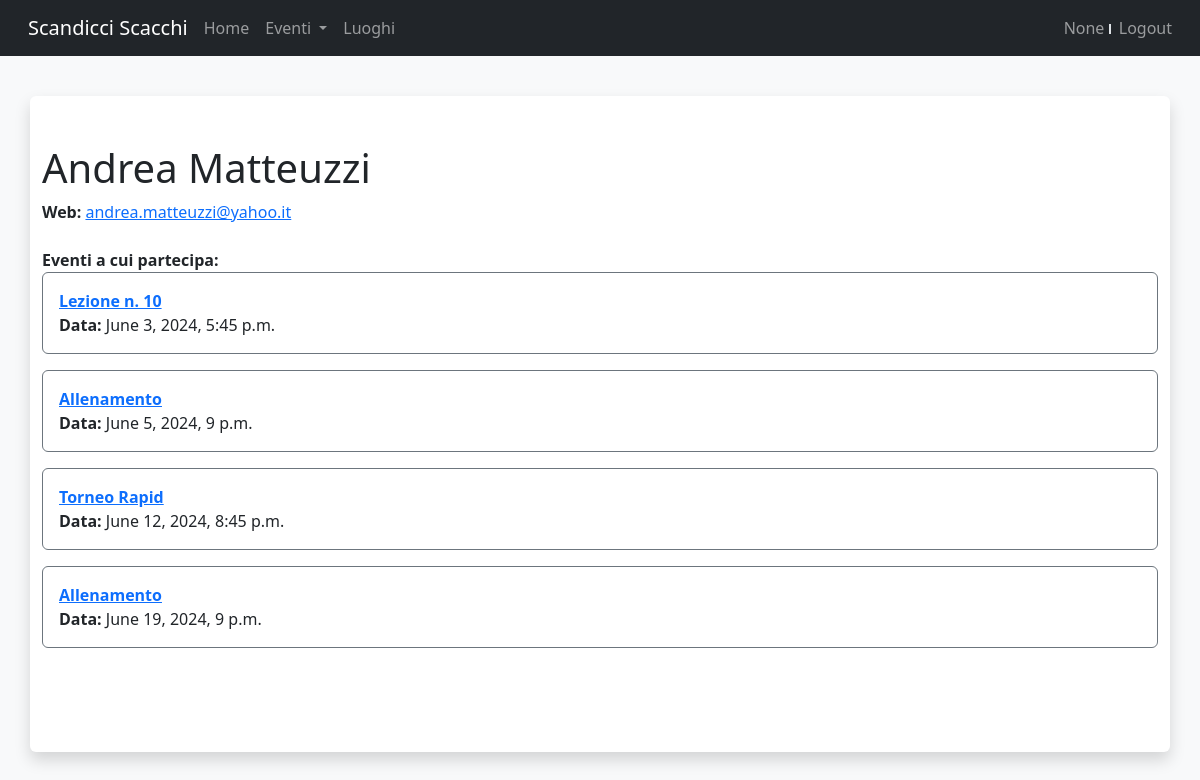
Page /user/12 on the committed database.
### pages/models.py (models this page shows, shortened)
class Event(models.Model):
    name = models.CharField(max_length=127)
    date = models.DateTimeField()
    venue = models.ForeignKey(Venue, blank=True, null=True, on_delete=models.CASCADE)
    manager = models.ForeignKey(User, blank=True, null=True, on_delete=models.SET_NULL)
    description = models.TextField(blank=True)
    attendees = models.ManyToManyField(User, related_name='attendees', blank=True)
    image = models.ImageField(upload_to='images/', blank=True, null=True)

### pages/views.py (the view)
# urls.py: path('user/<int:user_id>', views.userView, name='user'),
def userView(request, user_id):
    user = User.objects.get(pk=user_id)
    attended_events = models.Event.objects.filter(attendees=user)
    attended_events = attended_events.order_by('date')
    managed_events = models.Event.objects.filter(manager=user)
    managed_events = managed_events.order_by('date')
    return render(request,
                  'user.html',
                  {
                      'user': user,
                      'attended_events': attended_events,
                      'managed_events': managed_events,
                  })

### events_webapp/user_context.py (called while the page is built)
def usernameContext(request):
  user = request.user
  if not isinstance(user, AnonymousUser):
    username = user.username
  else:
    username = None
  return {'username': username}

### pages/templates/user.html (shortened to what this page needs)
{% extends "base.html" %}
{% block content %}
    <h1> {{user.first_name}} {{user.last_name}}</h1>
    {% if user.email %}
       <strong>Web:</strong> <a href="{{ user.email }}">{{ user.email }}</a> </br>
    {% endif %}
    {% if attended_events %}
        <strong>Eventi a cui partecipa:</strong> </br>
        {% for event in attended_events %}
            <div class="border border-secondary rounded p-3 mb-3">
                <strong><a href="{% url 'event' event.id %}"> {{ event.name }} </a> </strong> </br>
                <strong>Data:</strong> {{ event.date }}
            </div>
        {% endfor %}
    {% endif %}
{% endblock %}

### pages/templates/base.html (style rules this page uses)
html, body { min-height: 100vh; min-width: 100vw; }

### rows in the picture
Event: name "Lezione n. 10", date "June 3, 2024, 5:45 p.m."
Event: name "Allenamento", date "June 5, 2024, 9 p.m."
Event: name "Torneo Rapid", date "June 12, 2024, 8:45 p.m."
Event: name "Allenamento", date "June 19, 2024, 9 p.m."

### other values in the picture
{{ username }} "None"
{{ user.first_name }} "Andrea"
{{ user.last_name }} "Matteuzzi"
{{ user.email }} "andrea.matteuzzi@yahoo.it"
